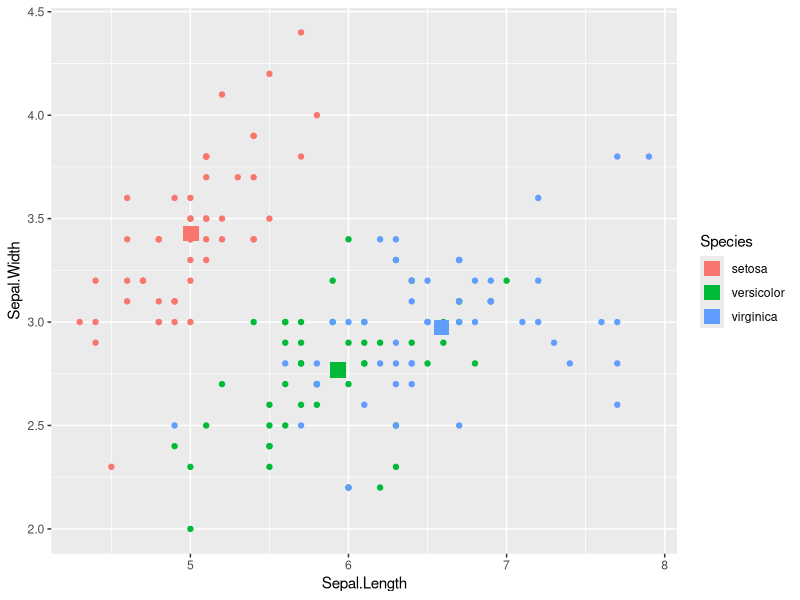

This chart was generated by the following R code:
## ---- chunk 1
knitr::opts_chunk$set(echo = TRUE)
## ---- chunk 2
library(dplyr)
iris.type <- group_by(iris,Species)
iris.mean <- summarise(iris.type,
                       Sepal.Length = mean(Sepal.Length),
                       Sepal.Width = mean(Sepal.Width),
                       Petal.Length = mean(Petal.Length),
                       Petal.Width = mean(Petal.Width))
library(ggplot2)
ggplot(iris,aes(x = Sepal.Length,y = Sepal.Width, col = Species))+
  geom_point()+
  geom_point(data = iris.mean,shape = 15,size = 5)
